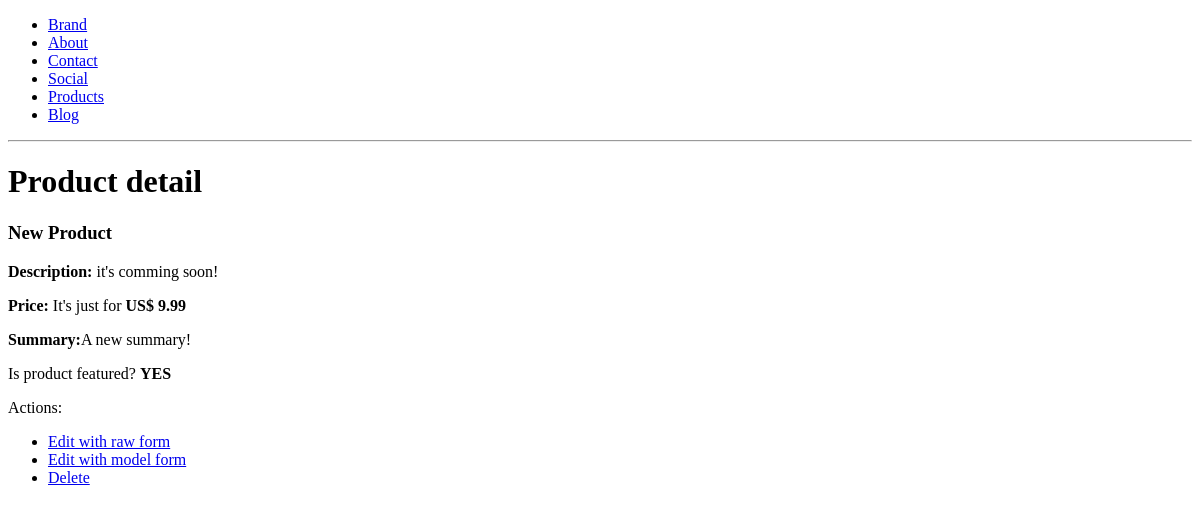
The page /products/1/ on the database as committed earlier.
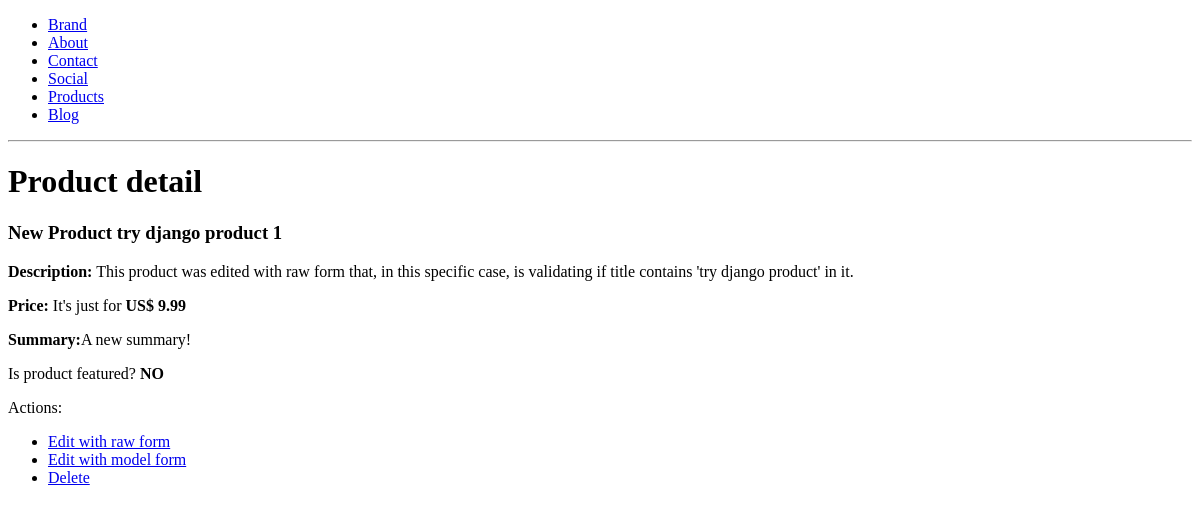
The same page on the database as committed later.
### products/models.py (models this page shows, shortened)
class Product(models.Model):
    title       = models.CharField(max_length=120)
    description = models.TextField(blank=True, null=True)
    price       = models.DecimalField(max_digits=10000, decimal_places=2)
    summary     = models.TextField()
    featured    = models.BooleanField()
    def __str__(self):
        return self.title
    def is_featured(self):
        return 'yes' if self.featured else 'no'

### products/views.py (the view)
# urls.py: path('<int:product_id>/', product_detail_view, name='product_detail'),
def product_detail_view(request, product_id):
    product = get_object_or_404(Product, id=product_id)
    context = {
        'product': product
    }
    return render(request, 'product_detail.html', context)

### products/templates/product_detail.html (shortened to what this page needs)
{% extends 'base.html' %}
{% block content %}
<h1>Product detail</h1>
<h3>{{product}}</h3>
<p>
    <strong>Description:</strong>
    {% if product.description %}
    {{product.description}}
    {% else %}
    it's comming soon!
    {% endif %}
</p>
<p><strong>Price:</strong> It's just for <strong>US$ {{product.price}}</strong></p>
<p><strong>Summary:</strong>{{product.summary}}</p>
<p>Is product featured? <strong>{{ product.is_featured|upper }}</strong></p>
<p>Actions:</p>
<ul>
    <li>
        <a
            href="{% url 'products:update_product_raw_form' product.id %}"
        >Edit with raw form</a>
    </li>
    <li>
        <a
            href="{% url 'products:update_product_model_form' product.id %}"
        >Edit with model form</a>
    </li>
    <li>
        <a href="{% url 'products:product_delete' product.id %}">Delete</a>
    </li>
</ul>
{% endblock content %}

Rows that differ between the two databases and show on the page:
changed Product "A new summary!": title "New Product" → "New Product try django product 1"; description (not shown) → "This product was edited with raw form that, in this specific case, is validating if title contains 'try django product' in it."; is_featured "YES" → "NO"
Other text that changed with them:
text no longer shown: "it's comming soon!"
